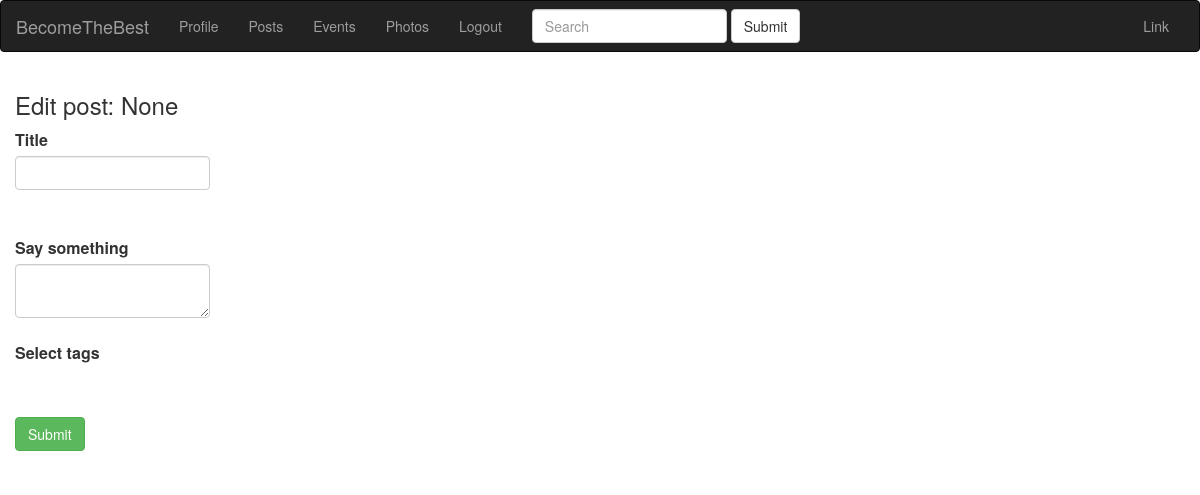
/post/dog1589732439/edit (signed in), run on an earlier commit of the app's database.
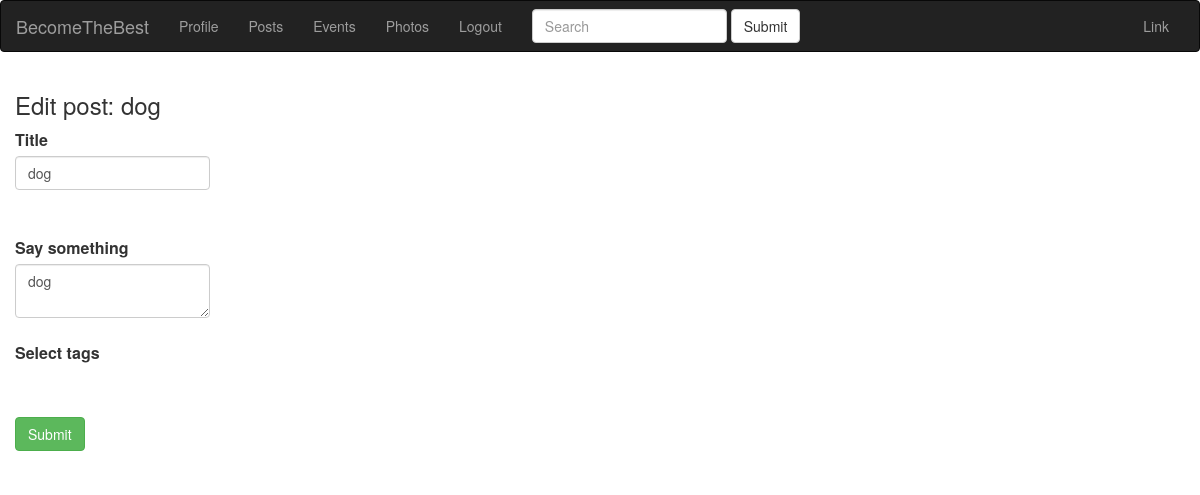
And on a later commit of the database.
### app/models.py (models this page shows, shortened)
class Post(db.Model):
    id = db.Column(db.Integer, primary_key=True)
    title = db.Column(db.String(140))
    slug = db.Column(db.String(140), unique=True)
    body = db.Column(db.Text)
    created = db.Column(db.DateTime, index=True, default=datetime.utcnow)
    user_id = db.Column(db.Integer, db.ForeignKey('user.id'))
    tags = db.relationship(
        'Tag', secondary=post_tags, backref=db.backref('posts_tags', lazy='dynamic'))

### app/blueprints/posts/blueprint.py (the view, shortened to what this page needs)
@posts.route('/<slug>/edit', methods=['GET', 'POST'])
@login_required
def edit_post(slug):
    post = Post.query.filter(Post.slug==slug).first()
    form = PostForm(formdata=request.form, obj=post)
    form = PostForm(obj=post)
    return render_template('posts/edit_post.html', form=form)

### app/blueprints/posts/forms.py
class PostForm(FlaskForm):
    title = StringField('Title', validators=[DataRequired()])
    body = TextAreaField('Say something', validators=[DataRequired()])
    tags = RadioField(
        'Select tags', choices=tag_choices, validators=[DataRequired()])
    submit = SubmitField('Submit')

### app/models.py (called while the page is built)
@login.user_loader
def load_user(id):
    return User.query.get(int(id))

    def __repr__(self):
        return '{}'.format(self.name)

### app/view.py (called while the page is built)
@app.before_request
def before_request():
    if current_user.is_authenticated:
        current_user.last_seen = datetime.utcnow()
        db.session.commit()

### app/blueprints/posts/templates/posts/edit_post.html (shortened to what this page needs)
{% extends 'base.html' %} {% block title %} Edit post {% endblock %} {% block content_title %}
<h3>Edit post: {{form.title.data}}</h3>
{% endblock %} {% block content %} {% if form %}
<div>
    <form action="" method="POST">
        <div class="form-group">
            {{ form.title.label(class='control-label') }}<br> {{ form.title(class='form-control') }}<br>
            <br> {{ form.body.label(class='control-label') }}<br> {{ form.body(class='form-control') }}<br>  {{ form.tags.label(class='control-label') }}<br> {{ form.tags() }}<br>
        </div>
        {{ form.submit(class="btn btn-success") }}
    </form>
</div>
{% endif %} {% endblock %}

What changed in the data, as far as the page shows it:
now on this page (row edited): Post: title.data "dog", title "dog", body "dog"
Also different on the page:
text no longer shown: "None"
